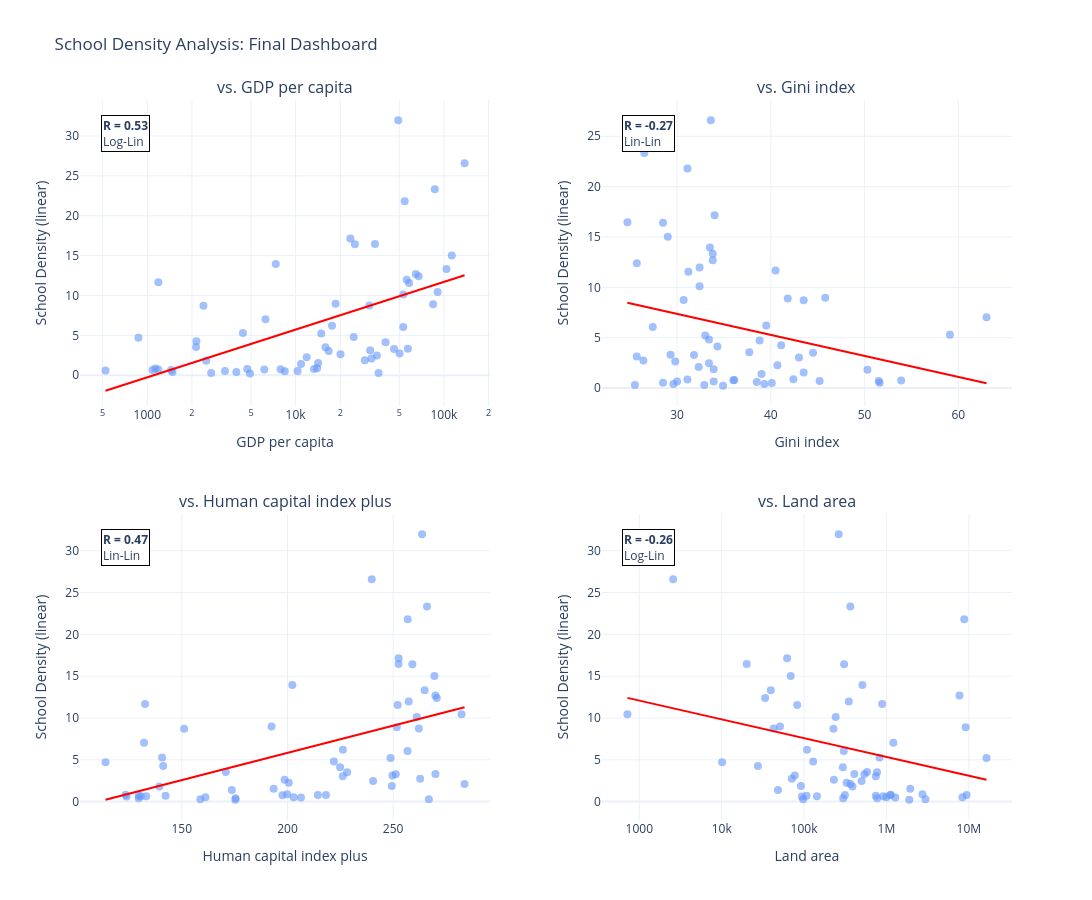

Notebook source saved alongside this figure:
### Code cell
import plotly.graph_objects as go
from plotly.subplots import make_subplots
import numpy as np
from scipy import stats

# 1. Parameter definieren
x_params = ['GDP_per_capita', 'Gini_index', 'Human_capital_index_plus', 'Land_area']
log_x_params = ['GDP_per_capita', 'Land_area'] 

# 2. Subplot-Layout (2x2)
fig = make_subplots(
    rows=2, cols=2,
    subplot_titles=[f"vs. {p.replace('_', ' ')}" for p in x_params],
    vertical_spacing=0.15,
    horizontal_spacing=0.12
)

for i, x_col in enumerate(x_params):
    row = (i // 2) + 1
    col = (i % 2) + 1
    
    # Daten säubern
    lower_limit = df_analysis['School_density'].quantile(0.1)
    mask = df_analysis[x_col].notnull() & df_analysis['School_density'].notnull() & (df_analysis[x_col] > 0)# & (df_analysis['School_density'] > lower_limit)
    df_plot = df_analysis[mask].copy()
    
    x_data = df_plot[x_col]
    y_data = df_plot['School_density']
    
    # Regression berechnen (X log-transformieren falls nötig)
    x_reg = np.log10(x_data) if x_col in log_x_params else x_data
    slope, intercept, r_value, p_value, std_err = stats.linregress(x_reg, y_data)
    
    # Regressionslinie
    x_range = np.linspace(x_reg.min(), x_reg.max(), 100)
    y_line = slope * x_range + intercept
    x_line_plot = 10**x_range if x_col in log_x_params else x_range

    # 3. Scatter Plot
    fig.add_trace(
        go.Scatter(x=x_data, y=y_data, mode='markers', text=df_plot['Country'],
                   marker=dict(color='rgba(100, 150, 250, 0.6)', size=8), showlegend=False),
        row=row, col=col
    )
    
    # 4. Regressionslinie
    fig.add_trace(
        go.Scatter(x=x_line_plot, y=y_line, mode='lines', line=dict(color='red', width=2), showlegend=False),
        row=row, col=col
    )
    
    # 5. KORREKTUR: Annotation mit dynamischer Achsen-Referenz
    # Plotly Regel: Die erste Achse heißt oft nur 'x domain', nicht 'x1 domain'
    axis_idx = i + 1
    xref_str = f"x{axis_idx} domain" if axis_idx > 1 else "x domain"
    yref_str = f"y{axis_idx} domain" if axis_idx > 1 else "y domain"

    fig.add_annotation(
        xref=xref_str, yref=yref_str,
        x=0.05, y=0.95,
        text=f"<b>R = {r_value:.2f}</b><br>{'Log' if x_col in log_x_params else 'Lin'}-Lin",
        showarrow=False, bgcolor="white", bordercolor="black", align="left",
        row=row, col=col
    )

    # 6. Achsen-Skalierung & Beschriftung
    if x_col in log_x_params:
        fig.update_xaxes(type="log", row=row, col=col)
    
    fig.update_xaxes(title_text=x_col.replace('_', ' '), row=row, col=col)
    fig.update_yaxes(title_text="School Density (linear)", row=row, col=col)

# Finales Layout
fig.update_layout(height=900, width=1200, title_text="School Density Analysis: Final Dashboard", template="plotly_white")
fig.show()

### Figure 1 — Plotly figure (JSON) as saved in the notebook; plotly's stock layout.template omitted (floating-point values rounded to 4 significant figures)
{"data": [{"marker": {"color": "rgba(100, 150, 250, 0.6)", "size": 8}, "mode": "markers", "showlegend": false, "text": ["Zimbabwe", "Zambia", "Vietnam", "United States", "United Kingdom", "United Arab Emirates", "Türkiye", "Thailand", "Tanzania", "Switzerland", "Sweden", "Spain", "South Korea", "South Africa", "Slovenia", "Singapore", "Russia", "Romania", "Portugal", "Poland", "Philippines", "Peru", "Pakistan", "Norway", "Nigeria", "New Zealand", "Netherlands", "Nepal", "Namibia", "Mexico", "Malaysia", "Malawi", "Luxembourg", "Latvia", "Kenya", "Japan", "Italy", "Ireland", "Indonesia", "India", "Haiti", "Guatemala", "Greece", "Ghana", "Germany", "Gambia", "France", "Finland", "Ethiopia", "Estonia", "Egypt", "Dominican Republic", "Czechia", "Costa Rica", "Colombia", "China", "Chile", "Canada", "Bulgaria", "Brazil", "Austria", "Australia", "Argentina"], "type": "scatter", "x": [2497.0, 1187.0, 4717.0, 84530.0, 53250.0, 50270.0, 15890.0, 7347.0, 1187.0, 104000.0, 57120.0, 35330.0, 36240.0, 6267.0, 34300.0, 90670.0, 14890.0, 20080.0, 29290.0, 25100.0, 3985.0, 8452.0, 1479.0, 86790.0, 1084.0, 49210.0, 67520.0, 1447.0, 4413.0, 14190.0, 11870.0, 522.6, 137800.0, 23410.0, 2132.0, 32490.0, 40390.0, 112900.0, 4925.0, 2695.0, 2143.0, 6150.0, 24630.0, 2391.0, 56100.0, 871.3, 46100.0, 53150.0, 1134.0, 31430.0, 3338.0, 10880.0, 31820.0, 18590.0, 7919.0, 13300.0, 16710.0, 54340.0, 17600.0, 10310.0, 58270.0, 64600.0, 13970.0], "xaxis": "x", "y": [1.803, 0.7037, 0.7922, 8.894, 10.11, 2.731, 3.508, 13.95, 11.67, 13.33, 3.311, 2.457, 0.2898, 7.03, 16.45, 10.44, 5.225, 2.624, 1.87, 16.41, 0.3885, 0.4968, 0.398, 23.33, 0.6447, 31.96, 12.39, 0.6408, 5.28, 1.528, 2.25, 0.6003, 26.59, 17.15, 3.544, 2.097, 4.122, 15.01, 0.2293, 0.2874, 4.247, 0.7063, 4.805, 8.714, 11.97, 4.71, 3.282, 6.05, 0.833, 8.744, 0.5149, 1.4, 3.118, 8.967, 0.7563, 0.7807, 3.036, 21.8, 6.21, 0.5189, 11.55, 12.69, 0.8753], "yaxis": "y"}, {"line": {"color": "red", "width": 2}, "mode": "lines", "showlegend": false, "type": "scatter", "x": [522.6, 552.8, 584.9, 618.7, 654.6, 692.5, 732.6, 775.1, 819.9, 867.4, 917.7, 970.8, 1027.0, 1087.0, 1150.0, 1216.0, 1287.0, 1361.0, 1440.0, 1523.0, 1612.0, 1705.0, 1804.0, 1908.0, 2019.0, 2136.0, 2259.0, 2390.0, 2529.0, 2675.0, 2830.0, 2994.0, 3167.0, 3351.0, 3545.0, 3750.0, 3968.0, 4197.0, 4441.0, 4698.0, 4970.0, 5258.0, 5562.0, 5885.0, 6225.0, 6586.0, 6967.0, 7371.0, 7798.0, 8250.0, 8728.0, 9233.0, 9768.0, 10330.0, 10930.0, 11570.0, 12240.0, 12940.0, 13690.0, 14490.0, 15330.0, 16210.0, 17150.0, 18150.0, 19200.0, 20310.0, 21490.0, 22730.0, 24050.0, 25440.0, 26920.0, 28470.0, 30120.0, 31870.0, 33710.0, 35670.0, 37730.0, 39920.0, 42230.0, 44680.0, 47270.0, 50000.0, 52900.0, 55960.0, 59210.0, 62640.0, 66260.0, 70100.0, 74160.0, 78460.0, 83000.0, 87810.0, 92900.0, 98280.0, 104000.0, 110000.0, 116400.0, 123100.0, 130200.0, 137800.0], "xaxis": "x", "y": [-1.942, -1.796, -1.649, -1.503, -1.357, -1.21, -1.064, -0.9179, -0.7716, -0.6253, -0.4791, -0.3328, -0.1865, -0.04023, 0.1061, 0.2523, 0.3986, 0.5449, 0.6912, 0.8375, 0.9837, 1.13, 1.276, 1.423, 1.569, 1.715, 1.861, 2.008, 2.154, 2.3, 2.447, 2.593, 2.739, 2.885, 3.032, 3.178, 3.324, 3.47, 3.617, 3.763, 3.909, 4.056, 4.202, 4.348, 4.494, 4.641, 4.787, 4.933, 5.08, 5.226, 5.372, 5.518, 5.665, 5.811, 5.957, 6.104, 6.25, 6.396, 6.542, 6.689, 6.835, 6.981, 7.128, 7.274, 7.42, 7.566, 7.713, 7.859, 8.005, 8.151, 8.298, 8.444, 8.59, 8.737, 8.883, 9.029, 9.175, 9.322, 9.468, 9.614, 9.761, 9.907, 10.05, 10.2, 10.35, 10.49, 10.64, 10.78, 10.93, 11.08, 11.22, 11.37, 11.52, 11.66, 11.81, 11.95, 12.1, 12.25, 12.39, 12.54], "yaxis": "y"}, {"marker": {"color": "rgba(100, 150, 250, 0.6)", "size": 8}, "mode": "markers", "showlegend": false, "text": ["Zimbabwe", "Zambia", "Vietnam", "United States", "United Kingdom", "United Arab Emirates", "Türkiye", "Thailand", "Tanzania", "Switzerland", "Sweden", "Spain", "South Korea", "South Africa", "Slovenia", "Russia", "Romania", "Portugal", "Poland", "Philippines", "Peru", "Pakistan", "Norway", "Nigeria", "Netherlands", "Nepal", "Namibia", "Mexico", "Malaysia", "Malawi", "Luxembourg", "Latvia", "Kenya", "Japan", "Italy", "Ireland", "Indonesia", "India", "Haiti", "Guatemala", "Greece", "Ghana", "Germany", "Gambia", "France", "Finland", "Ethiopia", "Estonia", "Egypt", "Dominican Republic", "Czechia", "Costa Rica", "Colombia", "China", "Chile", "Canada", "Bulgaria", "Brazil", "Austria", "Australia", "Argentina"], "type": "scatter", "x": [50.3, 51.5, 36.1, 41.8, 32.4, 26.4, 44.5, 33.5, 40.5, 33.8, 29.3, 33.4, 32.9, 63.0, 24.7, 33.0, 29.8, 33.9, 28.5, 39.3, 40.1, 29.6, 26.5, 33.9, 25.7, 30.0, 59.1, 43.5, 40.7, 38.5, 33.6, 34.0, 37.7, 32.3, 34.3, 29.0, 34.9, 25.5, 41.1, 45.2, 33.4, 43.5, 32.4, 38.8, 31.8, 27.4, 31.1, 30.7, 28.5, 39.0, 25.7, 45.8, 53.9, 36.0, 43.0, 31.1, 39.5, 51.6, 31.2, 33.8, 42.4], "xaxis": "x2", "y": [1.803, 0.7037, 0.7922, 8.894, 10.11, 2.731, 3.508, 13.95, 11.67, 13.33, 3.311, 2.457, 0.2898, 7.03, 16.45, 5.225, 2.624, 1.87, 16.41, 0.3885, 0.4968, 0.398, 23.33, 0.6447, 12.39, 0.6408, 5.28, 1.528, 2.25, 0.6003, 26.59, 17.15, 3.544, 2.097, 4.122, 15.01, 0.2293, 0.2874, 4.247, 0.7063, 4.805, 8.714, 11.97, 4.71, 3.282, 6.05, 0.833, 8.744, 0.5149, 1.4, 3.118, 8.967, 0.7563, 0.7807, 3.036, 21.8, 6.21, 0.5189, 11.55, 12.69, 0.8753], "yaxis": "y2"}, {"line": {"color": "red", "width": 2}, "mode": "lines", "showlegend": false, "type": "scatter", "x": [24.7, 25.09, 25.47, 25.86, 26.25, 26.63, 27.02, 27.41, 27.79, 28.18, 28.57, 28.96, 29.34, 29.73, 30.12, 30.5, 30.89, 31.28, 31.66, 32.05, 32.44, 32.82, 33.21, 33.6, 33.98, 34.37, 34.76, 35.15, 35.53, 35.92, 36.31, 36.69, 37.08, 37.47, 37.85, 38.24, 38.63, 39.01, 39.4, 39.79, 40.17, 40.56, 40.95, 41.34, 41.72, 42.11, 42.5, 42.88, 43.27, 43.66, 44.04, 44.43, 44.82, 45.2, 45.59, 45.98, 46.36, 46.75, 47.14, 47.53, 47.91, 48.3, 48.69, 49.07, 49.46, 49.85, 50.23, 50.62, 51.01, 51.39, 51.78, 52.17, 52.55, 52.94, 53.33, 53.72, 54.1, 54.49, 54.88, 55.26, 55.65, 56.04, 56.42, 56.81, 57.2, 57.58, 57.97, 58.36, 58.74, 59.13, 59.52, 59.91, 60.29, 60.68, 61.07, 61.45, 61.84, 62.23, 62.61, 63.0], "xaxis": "x2", "y": [8.463, 8.382, 8.302, 8.221, 8.14, 8.059, 7.979, 7.898, 7.817, 7.736, 7.655, 7.575, 7.494, 7.413, 7.332, 7.252, 7.171, 7.09, 7.009, 6.929, 6.848, 6.767, 6.686, 6.605, 6.525, 6.444, 6.363, 6.282, 6.202, 6.121, 6.04, 5.959, 5.879, 5.798, 5.717, 5.636, 5.556, 5.475, 5.394, 5.313, 5.232, 5.152, 5.071, 4.99, 4.909, 4.829, 4.748, 4.667, 4.586, 4.506, 4.425, 4.344, 4.263, 4.182, 4.102, 4.021, 3.94, 3.859, 3.779, 3.698, 3.617, 3.536, 3.456, 3.375, 3.294, 3.213, 3.133, 3.052, 2.971, 2.89, 2.809, 2.729, 2.648, 2.567, 2.486, 2.406, 2.325, 2.244, 2.163, 2.083, 2.002, 1.921, 1.84, 1.759, 1.679, 1.598, 1.517, 1.436, 1.356, 1.275, 1.194, 1.113, 1.033, 0.9518, 0.871, 0.7903, 0.7095, 0.6287, 0.548, 0.4672], "yaxis": "y2"}, {"marker": {"color": "rgba(100, 150, 250, 0.6)", "size": 8}, "mode": "markers", "showlegend": false, "text": ["Zimbabwe", "Zambia", "Vietnam", "United States", "United Kingdom", "United Arab Emirates", "Türkiye", "Thailand", "Tanzania", "Switzerland", "Sweden", "Spain", "South Korea", "South Africa", "Slovenia", "Singapore", "Russia", "Romania", "Portugal", "Poland", "Philippines", "Peru", "Pakistan", "Norway", "Nigeria", "New Zealand", "Netherlands", "Nepal", "Namibia", "Mexico", "Malaysia", "Malawi", "Luxembourg", "Latvia", "Kenya", "Japan", "Italy", "Ireland", "Indonesia", "India", "Haiti", "Guatemala", "Greece", "Ghana", "Germany", "Gambia", "France", "Finland", "Ethiopia", "Estonia", "Egypt", "Dominican Republic", "Czechia", "Costa Rica", "Colombia", "China", "Chile", "Canada", "Bulgaria", "Brazil", "Austria", "Australia", "Argentina"], "type": "scatter", "x": [139.4, 129.7, 214.4, 251.7, 261.2, 262.8, 228.2, 202.3, 132.6, 264.9, 270.0, 240.5, 266.9, 132.1, 252.6, 282.4, 248.8, 198.6, 249.4, 259.1, 175.4, 206.4, 129.6, 266.0, 130.7, 263.7, 270.6, 133.2, 140.7, 193.5, 200.6, 123.8, 239.9, 252.6, 170.8, 283.8, 224.9, 269.5, 175.4, 158.8, 141.2, 142.3, 221.9, 151.1, 257.4, 113.9, 251.2, 256.8, 123.4, 262.2, 161.2, 173.7, 249.7, 192.5, 197.6, 218.2, 226.2, 256.9, 226.2, 202.9, 252.1, 270.0, 199.9], "xaxis": "x3", "y": [1.803, 0.7037, 0.7922, 8.894, 10.11, 2.731, 3.508, 13.95, 11.67, 13.33, 3.311, 2.457, 0.2898, 7.03, 16.45, 10.44, 5.225, 2.624, 1.87, 16.41, 0.3885, 0.4968, 0.398, 23.33, 0.6447, 31.96, 12.39, 0.6408, 5.28, 1.528, 2.25, 0.6003, 26.59, 17.15, 3.544, 2.097, 4.122, 15.01, 0.2293, 0.2874, 4.247, 0.7063, 4.805, 8.714, 11.97, 4.71, 3.282, 6.05, 0.833, 8.744, 0.5149, 1.4, 3.118, 8.967, 0.7563, 0.7807, 3.036, 21.8, 6.21, 0.5189, 11.55, 12.69, 0.8753], "yaxis": "y3"}, {"line": {"color": "red", "width": 2}, "mode": "lines", "showlegend": false, "type": "scatter", "x": [113.9, 115.6, 117.3, 119.1, 120.8, 122.5, 124.2, 125.9, 127.6, 129.3, 131.1, 132.8, 134.5, 136.2, 137.9, 139.6, 141.4, 143.1, 144.8, 146.5, 148.2, 149.9, 151.7, 153.4, 155.1, 156.8, 158.5, 160.2, 162.0, 163.7, 165.4, 167.1, 168.8, 170.5, 172.3, 174.0, 175.7, 177.4, 179.1, 180.8, 182.5, 184.3, 186.0, 187.7, 189.4, 191.1, 192.8, 194.6, 196.3, 198.0, 199.7, 201.4, 203.1, 204.9, 206.6, 208.3, 210.0, 211.7, 213.4, 215.2, 216.9, 218.6, 220.3, 222.0, 223.7, 225.4, 227.2, 228.9, 230.6, 232.3, 234.0, 235.7, 237.5, 239.2, 240.9, 242.6, 244.3, 246.0, 247.8, 249.5, 251.2, 252.9, 254.6, 256.3, 258.1, 259.8, 261.5, 263.2, 264.9, 266.6, 268.3, 270.1, 271.8, 273.5, 275.2, 276.9, 278.6, 280.4, 282.1, 283.8], "xaxis": "x3", "y": [0.2175, 0.3292, 0.4409, 0.5526, 0.6643, 0.776, 0.8877, 0.9994, 1.111, 1.223, 1.335, 1.446, 1.558, 1.67, 1.781, 1.893, 2.005, 2.116, 2.228, 2.34, 2.452, 2.563, 2.675, 2.787, 2.898, 3.01, 3.122, 3.234, 3.345, 3.457, 3.569, 3.68, 3.792, 3.904, 4.015, 4.127, 4.239, 4.351, 4.462, 4.574, 4.686, 4.797, 4.909, 5.021, 5.132, 5.244, 5.356, 5.468, 5.579, 5.691, 5.803, 5.914, 6.026, 6.138, 6.25, 6.361, 6.473, 6.585, 6.696, 6.808, 6.92, 7.031, 7.143, 7.255, 7.367, 7.478, 7.59, 7.702, 7.813, 7.925, 8.037, 8.149, 8.26, 8.372, 8.484, 8.595, 8.707, 8.819, 8.93, 9.042, 9.154, 9.266, 9.377, 9.489, 9.601, 9.712, 9.824, 9.936, 10.05, 10.16, 10.27, 10.38, 10.49, 10.61, 10.72, 10.83, 10.94, 11.05, 11.16, 11.28], "yaxis": "y3"}, {"marker": {"color": "rgba(100, 150, 250, 0.6)", "size": 8}, "mode": "markers", "showlegend": false, "text": ["Zimbabwe", "Zambia", "Vietnam", "United States", "United Kingdom", "United Arab Emirates", "Türkiye", "Thailand", "Tanzania", "Switzerland", "Sweden", "Spain", "South Korea", "South Africa", "Slovenia", "Singapore", "Russia", "Romania", "Portugal", "Poland", "Philippines", "Peru", "Pakistan", "Norway", "Nigeria", "New Zealand", "Netherlands", "Nepal", "Namibia", "Mexico", "Malaysia", "Malawi", "Luxembourg", "Latvia", "Kenya", "Japan", "Italy", "Ireland", "Indonesia", "India", "Haiti", "Guatemala", "Greece", "Ghana", "Germany", "Gambia", "France", "Finland", "Ethiopia", "Estonia", "Egypt", "Dominican Republic", "Czechia", "Costa Rica", "Colombia", "China", "Chile", "Canada", "Bulgaria", "Brazil", "Austria", "Australia", "Argentina"], "type": "scatter", "x": [386800.0, 743400.0, 313400.0, 9147000.0, 241900.0, 71020.0, 769600.0, 510900.0, 885800.0, 39510.0, 407300.0, 499700.0, 97600.0, 1213000.0, 20130.0, 718.0, 16380000.0, 230100.0, 91610.0, 306300.0, 298200.0, 1280000.0, 770900.0, 364300.0, 910800.0, 263300.0, 33670.0, 143400.0, 823300.0, 1944000.0, 328600.0, 94280.0, 2574.0, 62230.0, 580900.0, 364600.0, 295700.0, 68890.0, 1893000.0, 2973000.0, 27560.0, 107200.0, 128900.0, 227500.0, 349400.0, 10120.0, 539000.0, 304000.0, 1128000.0, 42730.0, 995400.0, 48200.0, 77170.0, 51060.0, 1110000.0, 9388000.0, 742800.0, 8789000.0, 108600.0, 8358000.0, 82520.0, 7692000.0, 2737000.0], "xaxis": "x4", "y": [1.803, 0.7037, 0.7922, 8.894, 10.11, 2.731, 3.508, 13.95, 11.67, 13.33, 3.311, 2.457, 0.2898, 7.03, 16.45, 10.44, 5.225, 2.624, 1.87, 16.41, 0.3885, 0.4968, 0.398, 23.33, 0.6447, 31.96, 12.39, 0.6408, 5.28, 1.528, 2.25, 0.6003, 26.59, 17.15, 3.544, 2.097, 4.122, 15.01, 0.2293, 0.2874, 4.247, 0.7063, 4.805, 8.714, 11.97, 4.71, 3.282, 6.05, 0.833, 8.744, 0.5149, 1.4, 3.118, 8.967, 0.7563, 0.7807, 3.036, 21.8, 6.21, 0.5189, 11.55, 12.69, 0.8753], "yaxis": "y4"}, {"line": {"color": "red", "width": 2}, "mode": "lines", "showlegend": false, "type": "scatter", "x": [718.0, 794.6, 879.4, 973.2, 1077.0, 1192.0, 1319.0, 1460.0, 1615.0, 1788.0, 1979.0, 2190.0, 2423.0, 2682.0, 2968.0, 3284.0, 3635.0, 4022.0, 4452.0, 4926.0, 5452.0, 6034.0, 6677.0, 7389.0, 8178.0, 9050.0, 10020.0, 11080.0, 12270.0, 13580.0, 15020.0, 16630.0, 18400.0, 20360.0, 22530.0, 24940.0, 27600.0, 30540.0, 33800.0, 37410.0, 41400.0, 45810.0, 50700.0, 56110.0, 62100.0, 68720.0, 76050.0, 84160.0, 93140.0, 103100.0, 114100.0, 126200.0, 139700.0, 154600.0, 171100.0, 189400.0, 209600.0, 231900.0, 256700.0, 284000.0, 314300.0, 347900.0, 385000.0, 426100.0, 471500.0, 521800.0, 577500.0, 639100.0, 707200.0, 782700.0, 866200.0, 958600.0, 1061000.0, 1174000.0, 1299000.0, 1438000.0, 1591000.0, 1761000.0, 1949000.0, 2157000.0, 2387000.0, 2641000.0, 2923000.0, 3235000.0, 3580000.0, 3962000.0, 4385000.0, 4853000.0, 5370000.0, 5943000.0, 6577000.0, 7279000.0, 8055000.0, 8915000.0, 9866000.0, 10920000.0, 12080000.0, 13370000.0, 14800000.0, 16380000.0], "xaxis": "x4", "y": [12.41, 12.31, 12.21, 12.11, 12.01, 11.91, 11.81, 11.71, 11.62, 11.52, 11.42, 11.32, 11.22, 11.12, 11.02, 10.92, 10.82, 10.73, 10.63, 10.53, 10.43, 10.33, 10.23, 10.13, 10.03, 9.935, 9.836, 9.737, 9.638, 9.54, 9.441, 9.342, 9.243, 9.144, 9.045, 8.946, 8.847, 8.749, 8.65, 8.551, 8.452, 8.353, 8.254, 8.155, 8.056, 7.958, 7.859, 7.76, 7.661, 7.562, 7.463, 7.364, 7.265, 7.167, 7.068, 6.969, 6.87, 6.771, 6.672, 6.573, 6.474, 6.376, 6.277, 6.178, 6.079, 5.98, 5.881, 5.782, 5.683, 5.585, 5.486, 5.387, 5.288, 5.189, 5.09, 4.991, 4.892, 4.794, 4.695, 4.596, 4.497, 4.398, 4.299, 4.2, 4.101, 4.003, 3.904, 3.805, 3.706, 3.607, 3.508, 3.409, 3.31, 3.212, 3.113, 3.014, 2.915, 2.816, 2.717, 2.618], "yaxis": "y4"}], "layout": {"annotations": [{"font": {"size": 16}, "showarrow": false, "text": "vs. GDP per capita", "x": 0.22, "xanchor": "center", "xref": "paper", "y": 1, "yanchor": "bottom", "yref": "paper"}, {"font": {"size": 16}, "showarrow": false, "text": "vs. Gini index", "x": 0.78, "xanchor": "center", "xref": "paper", "y": 1, "yanchor": "bottom", "yref": "paper"}, {"font": {"size": 16}, "showarrow": false, "text": "vs. Human capital index plus", "x": 0.22, "xanchor": "center", "xref": "paper", "y": 0.425, "yanchor": "bottom", "yref": "paper"}, {"font": {"size": 16}, "showarrow": false, "text": "vs. Land area", "x": 0.78, "xanchor": "center", "xref": "paper", "y": 0.425, "yanchor": "bottom", "yref": "paper"}, {"align": "left", "bgcolor": "white", "bordercolor": "black", "showarrow": false, "text": "<b>R = 0.53</b><br>Log-Lin", "x": 0.05, "xref": "x domain", "y": 0.95, "yref": "y domain"}, {"align": "left", "bgcolor": "white", "bordercolor": "black", "showarrow": false, "text": "<b>R = -0.27</b><br>Lin-Lin", "x": 0.05, "xref": "x2 domain", "y": 0.95, "yref": "y2 domain"}, {"align": "left", "bgcolor": "white", "bordercolor": "black", "showarrow": false, "text": "<b>R = 0.47</b><br>Lin-Lin", "x": 0.05, "xref": "x3 domain", "y": 0.95, "yref": "y3 domain"}, {"align": "left", "bgcolor": "white", "bordercolor": "black", "showarrow": false, "text": "<b>R = -0.26</b><br>Log-Lin", "x": 0.05, "xref": "x4 domain", "y": 0.95, "yref": "y4 domain"}], "height": 900, "title": {"text": "School Density Analysis: Final Dashboard"}, "width": 1200, "xaxis": {"anchor": "y", "domain": [0, 0.44], "title": {"text": "GDP per capita"}, "type": "log"}, "xaxis2": {"anchor": "y2", "domain": [0.56, 1], "title": {"text": "Gini index"}}, "xaxis3": {"anchor": "y3", "domain": [0, 0.44], "title": {"text": "Human capital index plus"}}, "xaxis4": {"anchor": "y4", "domain": [0.56, 1], "title": {"text": "Land area"}, "type": "log"}, "yaxis": {"anchor": "x", "domain": [0.575, 1], "title": {"text": "School Density (linear)"}}, "yaxis2": {"anchor": "x2", "domain": [0.575, 1], "title": {"text": "School Density (linear)"}}, "yaxis3": {"anchor": "x3", "domain": [0, 0.425], "title": {"text": "School Density (linear)"}}, "yaxis4": {"anchor": "x4", "domain": [0, 0.425], "title": {"text": "School Density (linear)"}}}}
